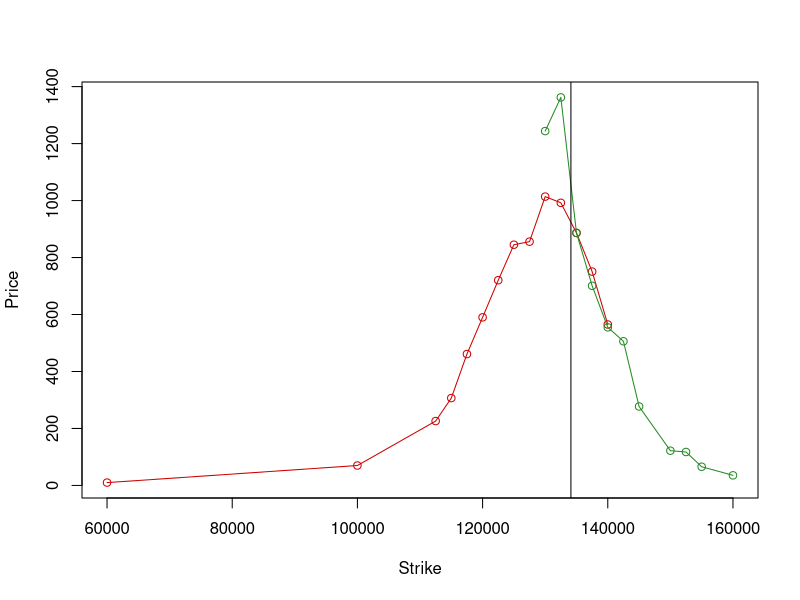

Recreate this plot in R.
library("TTR")

# BS d1
D1 <- function (S, E, r, volatility, expiry) {
  (log(S / E) + (r + 0.5 * volatility ^ 2) * (expiry)) / (volatility * sqrt(expiry))
}

# BS d2
D2 <- function (d1, volatility, expiry) {
  d1 - volatility * sqrt(expiry)
}

# call
C <- function (S, d1, d2, E, r, expiry) {
  S * pnorm(d1) - E * exp(-r * (expiry)) * pnorm(d2)
}

# put
P <- function (S, d1, d2, E, r, expiry) {
  -S * pnorm(-d1) + E * exp(-r * (expiry)) * pnorm(-d2)
}

# asset: RIU9, expires in 56 days, price: 134110, Trade date: 24.07.2019 0:00:00
asset = 134110
expiry = 1 / 252 * 56
callStrikes = c(130000,132500,135000,137500,140000,142500,145000,150000,152500,155000,160000)
callPrices = c(6900,5450,3710,2560,1720,1200,670,230,170,90,40)
putStrikes = c(60000,100000,112500,115000,117500,120000,122500,125000,127500,130000,132500,135000,137500,140000)
putPrices = c(10,70,230,320,500,690,950,1320,1750,2560,3470,4600,6000,7620)

Open = c(121210,120230,119400,119300,117880,117200,120350,120320,121590,120720,120690,123030,124360,122430,123050,123700,122160,122550,123510,123490,126400,125650,125580,127460,128070,128710,130910,131270,131020,131180,132660,133170,136090,134480,135810,135430,136200,136150,135230,137550,136690,137120,138430,137210,138300,137610,138760,137810,137160,137000,136340,136220,135340,135430,134730,134600)
High = c(121440,120720,120000,119410,118500,120500,121000,121990,121590,121580,123150,124760,124520,124070,123770,124050,122920,124130,124070,127300,127260,126640,128060,128670,130070,131630,131490,132690,132330,133110,133850,136650,136370,136350,136560,136390,137080,136780,138360,137910,137730,138580,138850,138310,138340,139270,139540,138040,137980,137090,136970,136650,137000,135740,135480,135400)
Low = c(118750,119380,118950,117150,117000,117110,119620,120080,120420,120330,120630,122640,121980,121880,122960,121590,121390,122540,122070,122450,125180,125200,125370,127330,127870,128450,129910,130970,130530,127100,132610,132710,133800,134350,134460,134470,135270,135160,134600,136370,136130,137120,137210,136600,137310,136830,137240,136140,136910,135560,135360,135120,135310,134510,134150,133960)
Close = c(120240,119720,119740,117680,117700,120500,120520,121640,120770,121120,123100,124690,122500,122990,123650,123540,122600,123600,123880,126740,125720,125630,127540,128200,128650,130800,131430,131030,131300,132780,132960,136030,134450,135690,135370,136070,136130,135280,137710,136610,137170,138470,137260,138220,137510,138820,137750,137100,137130,136460,136110,135340,135450,134760,134660,134110)
ohlc <- data.frame(Open, High, Low, Close)

vYZ <- volatility(ohlc, calc = "yang.zhang")
hv = vYZ[length(vYZ)]

callPricesHV = array(length(callStrikes))
callPricesDiff = array(length(callStrikes))
putPricesHV = array(length(putStrikes))
putPricesDiff = array(length(putStrikes))

for (i in 1:length(callStrikes))
{
  S = asset
  E = callStrikes[i]
  r = 0
  d1 = D1(S, E, r, hv, expiry)
  d2 = D2(d1, hv, expiry)
  callPricesHV[i] = C(S, d1, d2, E, r, expiry)
  callPricesDiff[i] = callPrices[i] - callPricesHV[i]
}

for (i in 1:length(putStrikes))
{
  S = asset
  E = putStrikes[i]
  r = 0
  d1 = D1(S, E, r, hv, expiry)
  d2 = D2(d1, hv, expiry)
  putPricesHV[i] = P(S, d1, d2, E, r, expiry)
  putPricesDiff[i] = putPrices[i] - putPricesHV[i]
}

xrange = range(putStrikes, callStrikes)
yrange = range(putPricesDiff, callPricesDiff)

plot(xrange, yrange, type = "n", xlab = "Strike", ylab = "Price")

points(putStrikes, putPricesDiff, col = "red3", type = "o")
points(callStrikes, callPricesDiff, col = "forestgreen", type = "o")

#points(callStrikes, callPricesHV, col = "blue", type = "o")
#points(putStrikes, putPricesHV, col = "orange", type = "o")

abline(v=asset, col="black")